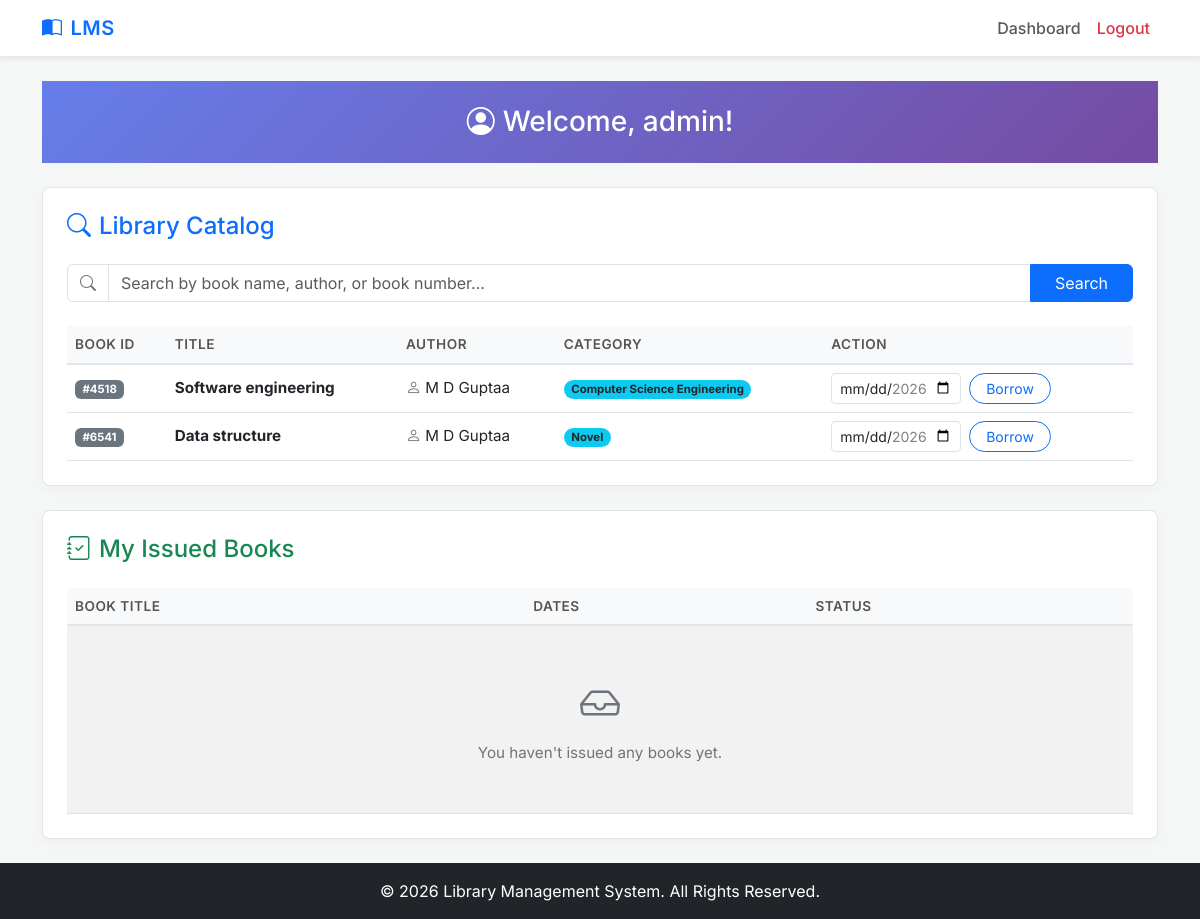
Screenshot of /user_dashboard.php (signed in) with the database file from the repository.
### tables this page shows
CREATE TABLE `books` (
  `book_id` int(11) NOT NULL AUTO_INCREMENT,
  `book_name` varchar(250) NOT NULL,
  `author_id` int(11) NOT NULL,
  `cat_id` int(11) NOT NULL,
  `book_no` int(11) NOT NULL,
  `book_price` int(11) NOT NULL,
  `copies` int(11) NOT NULL DEFAULT 1,
  PRIMARY KEY (`book_id`),
  UNIQUE KEY `uq_book_no` (`book_no`),
  CONSTRAINT `fk_books_author` FOREIGN KEY (`author_id`) REFERENCES `authors` (`author_id`) ON DELETE RESTRICT,
  CONSTRAINT `fk_books_category` FOREIGN KEY (`cat_id`) REFERENCES `category` (`cat_id`) ON DELETE RESTRICT
);

CREATE TABLE `authors` (
  `author_id` int(11) NOT NULL AUTO_INCREMENT,
  `author_name` varchar(250) NOT NULL,
  PRIMARY KEY (`author_id`)
);

CREATE TABLE `category` (
  `cat_id` int(11) NOT NULL AUTO_INCREMENT,
  `cat_name` varchar(100) NOT NULL,
  PRIMARY KEY (`cat_id`)
);

### classes/Book.php (called while the page is built, shortened)
<?php
require_once 'database.php';
class Book {
    private $conn;
    private $table_books = "books";
    private $table_authors = "authors";
    private $table_category = "category";
    public function __construct() {
        $db = new Database();
        $this->conn = $db->connect();
    }
    public function getAllBooks() {
        $sql = "SELECT b.book_id, b.book_name, b.book_no, b.book_price, b.copies, a.author_name, c.cat_name
                FROM " . $this->table_books . " b
                LEFT JOIN " . $this->table_authors . " a ON b.author_id = a.author_id
                LEFT JOIN " . $this->table_category . " c ON b.cat_id = c.cat_id";
        $result = $this->conn->query($sql);
        return $result;
    }
}
?>

### classes/database.php (called while the page is built, shortened)
<?php
class Database
{
    private $host;
    private $user;
    private $pass;
    private $dbname;
    public function __construct()
    {
        $this->host = "localhost";
        $this->user = "root";
        $this->pass = "";
        $this->dbname = "library_db";
    }
    public function connect()
    {
        $this->conn = new mysqli($this->host, $this->user, $this->pass, $this->dbname);
        return $this->conn;
    }
}

### user_dashboard.php (the view, shortened to what this page needs)
<?php
require_once 'includes/header.php';
require_once 'classes/Book.php';
$book = new Book();
$search_query = isset($_GET['search']) ? $_GET['search'] : '';
if ($search_query !== '') {
    $allBooks = $book->searchBook($search_query);
} else {
    $allBooks = $book->getAllBooks();
}
$issued_arr = [];
?>
<div class="row mb-4">
    <div class="col-md-12">
        <div class="glass-card bg-primary text-white text-center py-4" style="background: linear-gradient(135deg, #667eea 0%, #764ba2 100%);">
            <h3 class="mb-0"><i class="bi bi-person-circle me-2"></i>Welcome, <?php echo $_SESSION['user_name']; ?>!</h3>
        </div>
    </div>
</div>
<div class="row">
    <div class="col-12 mb-4">
        <div class="card-clean h-100">
            <h4 class="mb-4 text-primary"><i class="bi bi-search me-2"></i>Library Catalog</h4>
            <form method="GET" class="mb-4">
                <div class="input-group">
                    <span class="input-group-text bg-white"><i class="bi bi-search text-muted"></i></span>
                    <input type="text" name="search" class="form-control" placeholder="Search by book name, author, or book number..." value="<?php echo htmlspecialchars($search_query); ?>">
                    <button type="submit" class="btn btn-primary px-4">Search</button>
                </div>
            </form>
            <div class="table-responsive" style="max-height: 400px; overflow-y: auto;">
                <table class="table table-hover align-middle" id="booksTable">
                    <thead class="table-light sticky-top">
                        <tr>
                            <th scope="col">Book ID</th>
                            <th scope="col">Title</th>
                            <th scope="col">Author</th>
                            <th scope="col">Category</th>
                            <th scope="col">Action</th>
                        </tr>
                    </thead>
                    <tbody>
                        <?php while($row = $allBooks->fetch_assoc()): ?>
                        <tr>
                            <td><span class="badge bg-secondary">#<?php echo $row['book_no']; ?></span></td>
                            <td class="fw-bold"><?php echo $row['book_name']; ?></td>
                            <td><i class="bi bi-person text-muted me-1"></i><?php echo $row['author_name']; ?></td>
                            <td><span class="badge rounded-pill bg-info text-dark"><?php echo $row['cat_name']; ?></span></td>
                            <td>
                                <form method="POST" style="margin: 0;" class="d-flex align-items-center gap-2">
                                    <input type="date" name="return_date" class="form-control form-control-sm" required style="width: 130px;" min="<?php echo date('Y-m-d'); ?>" max="<?php echo date('Y-m-d', strtotime('+1 month')); ?>">
                                    <button type="submit" class="btn btn-sm btn-outline-primary rounded-pill px-3">Borrow</button>
                                </form>
                            </td>
                        </tr>
                        <?php endwhile; ?>
                    </tbody>
                </table>
            </div>
        </div>
    </div>
    <div class="col-12 mb-4">
        <div class="card-clean">
            <h4 class="mb-4 text-success"><i class="bi bi-journal-check me-2"></i>My Issued Books</h4>
            <div class="table-responsive" style="max-height: 400px; overflow-y: auto;">
                <table class="table table-striped align-middle">
                    <thead class="table-light sticky-top">
                        <tr>
                            <th>Book Title</th>
                            <th>Dates</th>
                            <th>Status</th>
                        </tr>
                    </thead>
                    <tbody>
                        <?php if(count($issued_arr) > 0): ?>
                            <?php foreach($issued_arr as $row): ?>
                            <tr>
                                <td class="fw-bold">
                                    <?php echo $row['book_name']; ?>
                                    <div class="small text-muted">ID: #<?php echo $row['book_no']; ?></div>
                                </td>
                                <td>
                                    <div><small class="text-muted">Issued:</small> <?php echo date('d M Y', strtotime($row['issue_date'])); ?></div>
                                    <div><small class="text-muted">Due:</small> <strong class="text-danger"><?php echo date('d M Y', strtotime($row['expected_return_date'])); ?></strong></div>
                                </td>
                                <td>
                                    <?php if($row['status'] == 1): ?>
                                        <span class="badge bg-warning text-dark mb-1 d-inline-block"><i class="bi bi-hourglass-split me-1"></i>Issued</span>
                                    <?php else: ?>
                                        <span class="badge bg-success"><i class="bi bi-check-circle me-1"></i>Returned</span>
                                        <?php if($row['fine_amount'] > 0): ?>
                                            <div class="mt-1">
                                                <?php if($row['fine_status'] == 'Unpaid'): ?>
                                                    <span class="badge bg-danger"><i class="bi bi-cash me-1"></i>Fine: Rs. <?php echo $row['fine_amount']; ?></span>
                                                <?php else: ?>
                                                    <span class="badge bg-secondary"><i class="bi bi-check2-all me-1"></i>Fine Settled</span>
                                                <?php endif; ?>
                                            </div>
                                        <?php endif; ?>
                                    <?php endif; ?>
                                </td>
                            </tr>
                            <?php endforeach; ?>
                        <?php else: ?>
                            <tr>
                                <td colspan="3" class="text-center py-5 text-muted">
                                    <i class="bi bi-inbox fs-1 d-block mb-2"></i>
                                    You haven't issued any books yet.
                                </td>
                            </tr>
                        <?php endif; ?>
                    </tbody>
                </table>
            </div>
        </div>
    </div>
</div>
<?php require_once 'includes/footer.php'; ?>

### includes/header.php (shortened to what this page needs)
<!DOCTYPE html>
<html lang="en">
<head>
    <link href="https://cdn.jsdelivr.net/npm/bootstrap@5.3.0/dist/css/bootstrap.min.css" rel="stylesheet">
    <link rel="stylesheet" href="https://cdn.jsdelivr.net/npm/bootstrap-icons@1.11.1/font/bootstrap-icons.css">
    <link href="css/style.css" rel="stylesheet">
</head>
<body>
    <nav class="navbar navbar-expand-lg navbar-light bg-white shadow-sm">
        <div class="container">
            <a class="navbar-brand text-primary" href="index.php"><i class="bi bi-book-half me-2"></i>LMS</a>
            <div class="collapse navbar-collapse" id="navbarNav">
                <ul class="navbar-nav ms-auto">
                    <?php if(isset($_SESSION['user_id'])): ?>
                        <li class="nav-item">
                            <a class="nav-link" href="user_dashboard.php">Dashboard</a>
                        </li>
                        <li class="nav-item">
                            <a class="nav-link text-danger" href="logout.php">Logout</a>
                        </li>
                    <?php endif; ?>
                </ul>
            </div>
        </div>
    </nav>
    <div class="container mt-4 main-content">

### includes/footer.php (shortened to what this page needs)
    </div>
    <footer class="bg-dark text-white text-center py-3 mt-5 mt-auto">
        <p class="mb-0">&copy; 2026 Library Management System. All Rights Reserved.</p>
    </footer>
</body>
</html>

### css/style.css (style rules this page uses)
body { font-family: 'Inter', sans-serif; background-color: #f4f7f6; color: #333; display: flex; flex-direction: column; min-height: 100vh; }
.main-content { flex: 1; }
.navbar { border-bottom: 1px solid #eaeaea; }
.navbar-brand { font-weight: 600; letter-spacing: 0.5px; }
.nav-link { font-weight: 500; transition: color 0.2s ease; }
.card-clean { background: #ffffff; border-radius: 8px; border: 1px solid #e1e4e8; box-shadow: 0 4px 12px rgba(0, 0, 0, 0.03); padding: 1.5rem; transition: box-shadow 0.2s ease; }
.table { margin-bottom: 0; }
.table th { font-weight: 600; text-transform: uppercase; font-size: 0.85rem; letter-spacing: 0.5px; color: #555; border-bottom: 2px solid #e1e4e8; }
.table td { vertical-align: middle; font-size: 0.95rem; }
.text-muted { color: #6c757d !important; }

### rows the page displays
books: book_no "4518", book_name "Software engineering", author.author_name "M D Guptaa", cat.cat_name "Computer Science Engineering"
books: book_no "6541", book_name "Data structure", author.author_name "M D Guptaa", cat.cat_name "Novel"

### other values shown
$_SESSION['user_name'] "admin"
